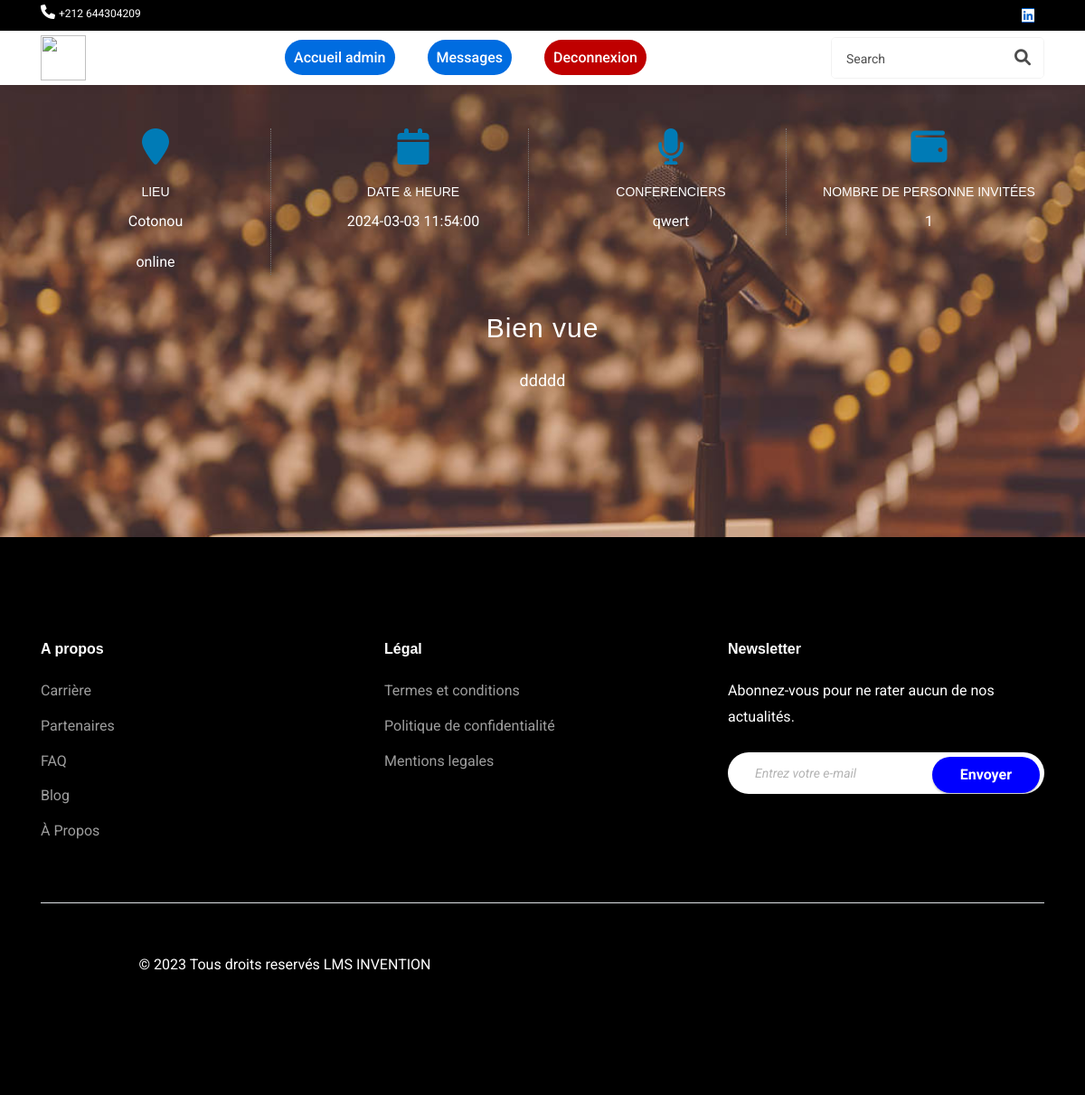
Before: /details_confs_admin/1 with the older database file.
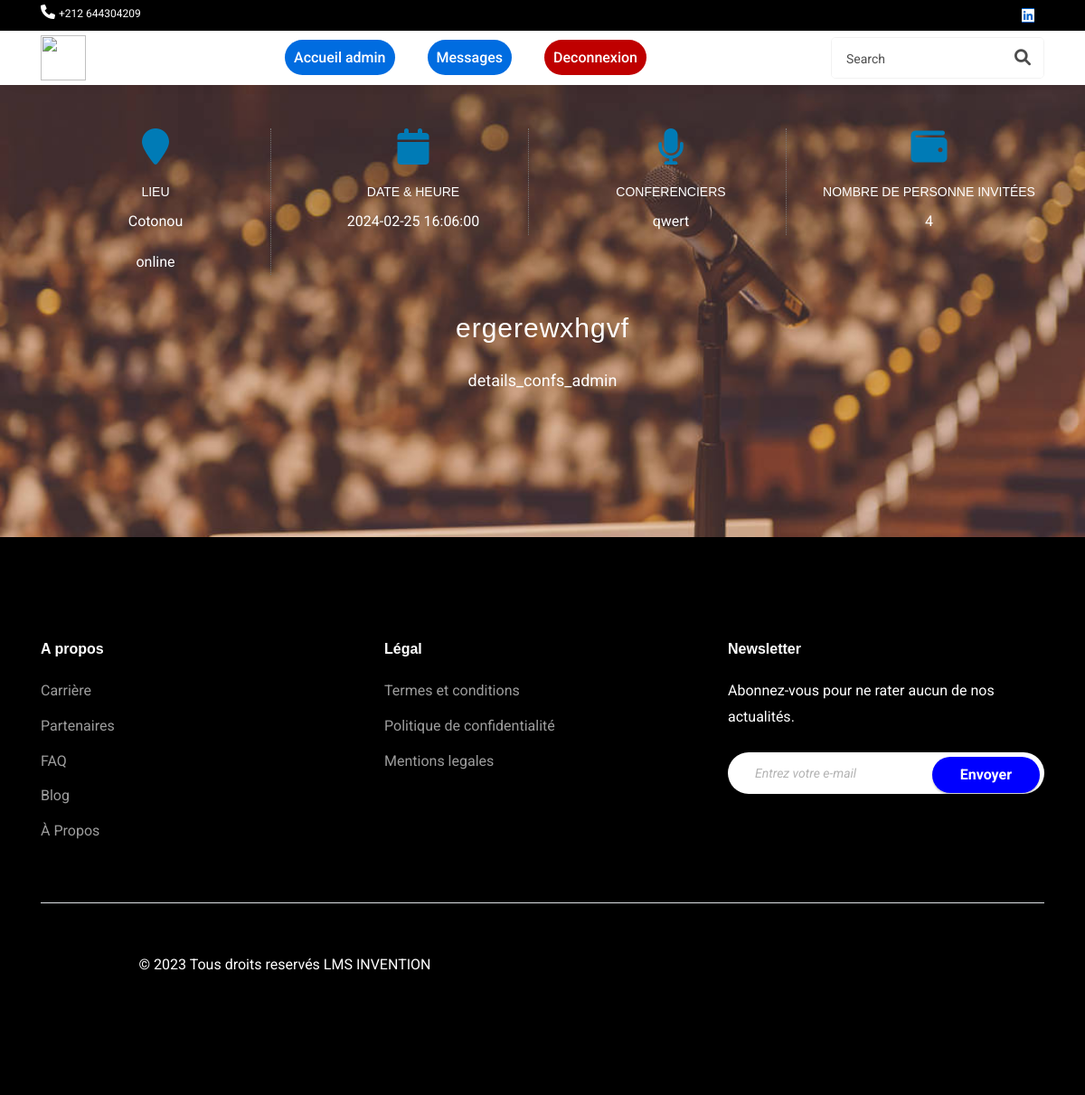
After: the same page with the newer database file.
### models/models.py (models this page shows)
class Conference(db.Model):
    id = db.Column(db.Integer, primary_key=True)
    titre = db.Column(db.String)
    description = db.Column(db.String)
    imagePath = db.Column(db.String)
    conferencier=db.Column(db.String)
    lien = db.Column(db.String)
    type=db.Column(db.String)
    lieu = db.Column(db.String, default="")
    date = db.Column(db.DateTime, default=datetime.now)

### routes/admin.py (the view)
@app.route('/details_confs_admin/<int:id>')
def details_confs_admin(id):
    conf = Conference.query.get(id)
    nb=Souscripconf.query.filter_by(idconf=conf.id, sub=True).count()
    if conf:
        return render_template('details_confs_admin.html', conf=conf,nb=nb)
    else:
        return 'Conférence non trouvée'

### templates/details_confs_admin.html (shortened to what this page needs)
<!DOCTYPE html>
<head>
    <link rel="stylesheet" href="https://cdnjs.cloudflare.com/ajax/libs/font-awesome/6.0.0-beta3/css/all.min.css">
    <link href="https://cdn.jsdelivr.net/npm/bootstrap@5.3.0/dist/css/bootstrap.min.css" rel="stylesheet">
    <link href="https://cdn.jsdelivr.net/npm/tailwindcss@2.2.19/dist/tailwind.min.css" rel="stylesheet">
</head>
<body>
  {% with currentPage='' %}
  {% include 'navbar_admin.html' %}
{% endwith %}
<section id="event" class="section" style="background-image:url('../static/assets/images/flou.jfif');height: 500px;background-position: center;">
  <div class="container ">
    <div class="row ">
      <div class="col-md-3 col-sm-6 col-xs-12 mt-5">
        <div class="tab-block wow fadeInDown animated" data-wow-delay="0s" style="visibility: visible;-webkit-animation-delay: 0s; -moz-animation-delay: 0s; animation-delay: 0s;">
          <div class="icon">
            <i class="fa fa-location-pin"></i>
          </div>
          <div class="desc">
            <h4>Lieu</h4>
            <p style="color: white;">{{ conf.lieu }}</p>
            <p style="color: white;">{{conf.type}}</p>
          </div>
        </div>
      </div>
      <div class="col-md-3 col-sm-6 col-xs-12 mt-5">
        <div class="tab-block wow fadeInDown animated" data-wow-delay="0.2s" style="visibility: visible;-webkit-animation-delay: 0.2s; -moz-animation-delay: 0.2s; animation-delay: 0.2s;">
          <div class="icon">
            <i class="fa fa-calendar"></i>
          </div>
          <div class="desc">
            <h4>Date &amp; Heure</h4>
            <p style="color: white;">{{conf.date}}</p>
          </div>
        </div>
      </div>
      <div class="col-md-3 col-sm-6 col-xs-12 mt-5">
        <div class="tab-block wow fadeInDown animated" data-wow-delay="0.4s" style="visibility: visible;-webkit-animation-delay: 0.4s; -moz-animation-delay: 0.4s; animation-delay: 0.4s;">
          <div class="icon">
            <i class="fa fa-microphone"></i>
          </div>
          <div class="desc">
            <h4>Conferenciers</h4>
            <p style="color: white;">{{ conf.conferencier }}</p>
          </div>
        </div>
      </div>
      <div class="col-md-3 col-sm-6 col-xs-12 mt-5">
        <div class="tab-block last-block wow fadeInDown animated" data-wow-delay="0.6s" style="visibility: visible;-webkit-animation-delay: 0.6s; -moz-animation-delay: 0.6s; animation-delay: 0.6s;">
          <div class="icon">
            <i class="fa fa-wallet"></i>
          </div>
          <div class="desc left">
            <h4>Nombre de personne invitées</h4>
            <p style="color: white;">{{nb}}</p>
          </div>
        </div>
      </div>
      <div class="col-md-12">
        <div class="content-text">
          <h3 class="wow fadeInUp animated" data-wow-delay="0.8s" style="visibility: visible;-webkit-animation-delay: 0.8s; -moz-animation-delay: 0.8s; animation-delay: 0.8s;font-family: Impact, Haettenschweiler, 'Arial Narrow Bold', sans-serif;">{{ conf.titre }}</h3>
          <p class="wow fadeInUp animated" data-wow-delay="1s" style="visibility: visible;-webkit-animation-delay: 1s; -moz-animation-delay: 1s; animation-delay: 1s;color: white">{{ conf.description }}</p>
        </div>
      </div>
    </div>
  </div>
</section>
{% include 'footer.html' %}
</body>

Changed rows visible on the page:
changed Conference "Cotonou": date "2024-03-03 11:54:00" → "2024-02-25 16:06:00"; titre "Bien vue" → "ergerewxhgvf"; description "ddddd" → "details_confs_admin"
Other visible differences:
{{ nb }}: "1" → "4"
